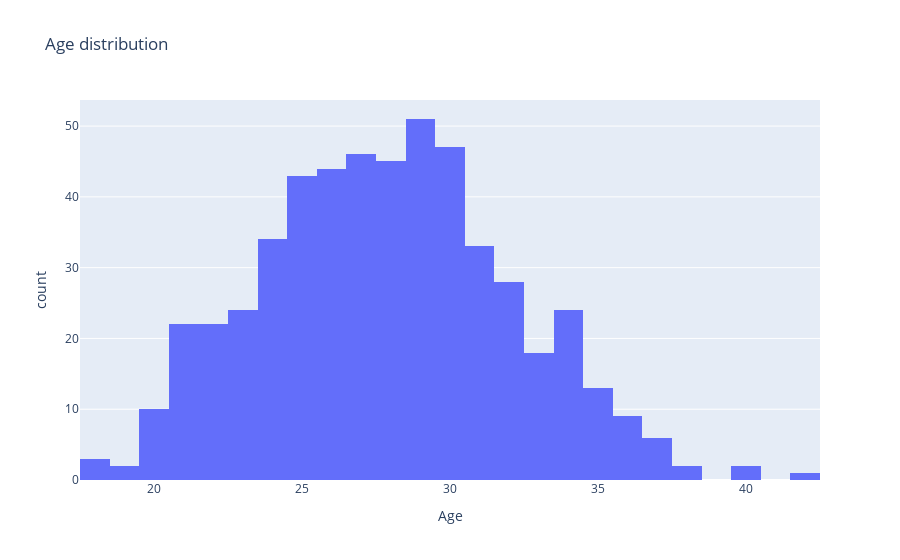

This figure's notebook cell:
### Markdown cell above
## Histogram age sport

### Code cell
plots.age_histogram(sport_data)

### Figure 1 — Plotly figure (JSON) as saved in the notebook; plotly's stock layout.template omitted (floating-point values rounded to 4 significant figures; data arrays with more than 128 entries replaced by an {"elided": "..."} marker saying what was removed)
{"data": [{"alignmentgroup": "True", "bingroup": "x", "hovertemplate": "Age=%{x}<br>count=%{y}<extra></extra>", "legendgroup": "", "marker": {"color": "#636efa", "pattern": {"shape": ""}}, "name": "", "offsetgroup": "", "orientation": "v", "showlegend": false, "type": "histogram", "x": {"elided": "529 int values"}, "xaxis": "x", "yaxis": "y"}], "layout": {"barmode": "relative", "legend": {"tracegroupgap": 0}, "title": {"text": "Age distribution"}, "xaxis": {"anchor": "y", "domain": [0, 1], "title": {"text": "Age"}}, "yaxis": {"anchor": "x", "domain": [0, 1], "title": {"text": "count"}}}}
